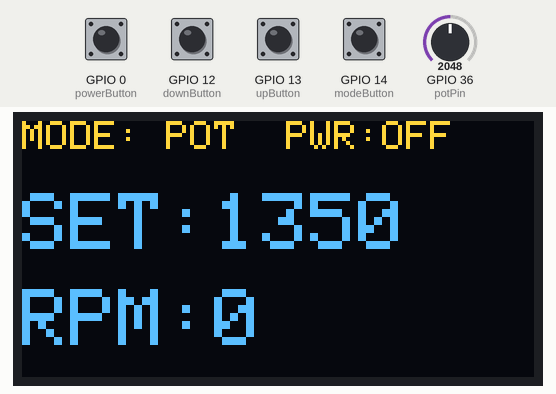
Recording of a sketch running on a simulated ESP32. Parts: 128×64 one-colour display. Inputs (shaded band) come from the test bench; at power-on: GPIO 0 (powerButton), GPIO 12 (downButton), GPIO 13 (upButton), GPIO 14 (modeButton) HIGH, GPIO 36 (potPin) = 2048. The OLED is the two-colour kind (top 16 rows yellow); no radio packets arrive unless stated; what the sketch prints to the serial monitor is not drawn.

Above: at 1.3 s.
1.4 s: GPIO 0 (powerButton) pulled LOW for 0.15 s
At 2.1 s:
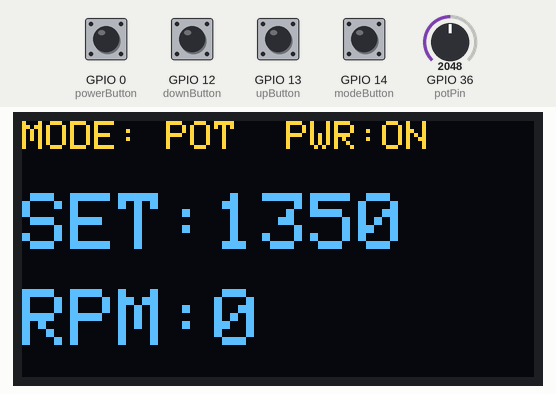
3.0 s: GPIO 14 (modeButton) pulled LOW for 0.15 s
At 3.6 s:
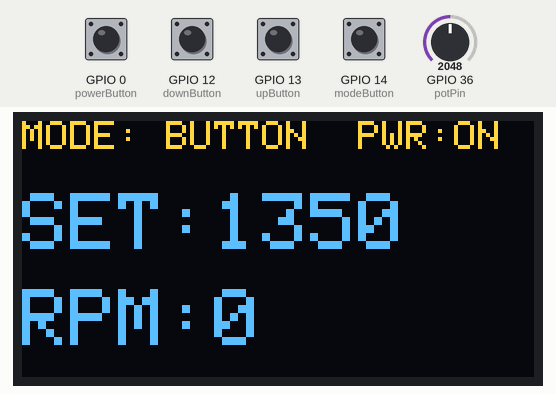
4.6 s: GPIO 0 (powerButton) pulled LOW for 1 s
At 5.9 s:
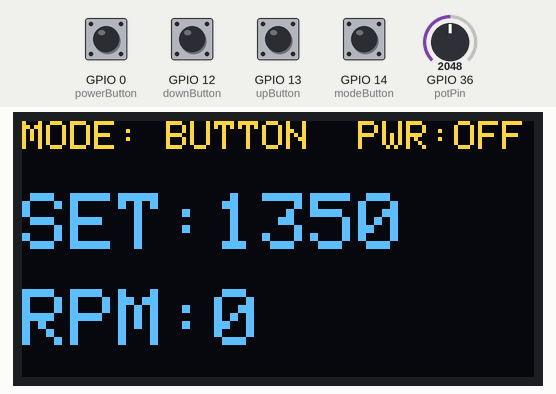
7.1 s: GPIO 12 (downButton) pulled LOW for 0.15 s
At 7.8 s:
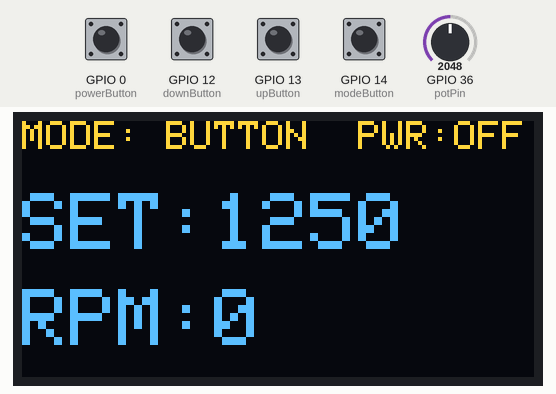
8.7 s: GPIO 14 (modeButton) pulled LOW for 1 s
At 8.79 s:
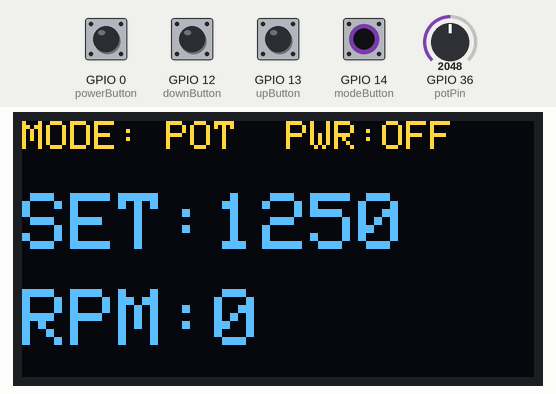
11.2 s: GPIO 36 (potPin) set to 2740
At 12.8 s:
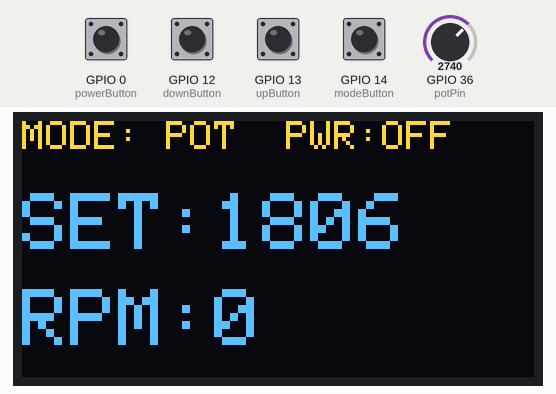
Timing chart, 0 to 13.9 s (numbered marks = the images above; inputs shaded):
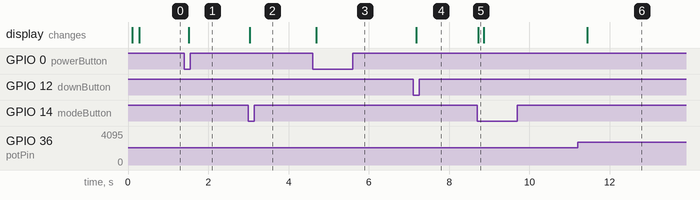

Measured:
- after the input at 1.4 s, the display: changes after 0.12 s (image 1)
- after the input at 3.0 s, the display: changes at once (image 2)
- after the input at 4.6 s, the display: changes after 0.09 s (image 3)
- after the input at 7.1 s, the display: changes after 0.09 s (image 4)
- after the input at 8.7 s, the display: changes at once (image 5)
- after the input at 11.2 s, the display: changes after 0.24 s (image 6)

The sketch:

remote.ino
```cpp
#include <SPI.h>
#include <LoRa.h>
#include <Wire.h>
#include <Adafruit_GFX.h>
#include <Adafruit_SSD1306.h>

// =============================
// LoRa pins
// =============================
#define LORA_SCK   5
#define LORA_MISO  19
#define LORA_MOSI  27
#define LORA_CS    18
#define LORA_RST   23
#define LORA_DIO0  26

// =============================
// OLED
// =============================
#define SCREEN_WIDTH 128
#define SCREEN_HEIGHT 64

Adafruit_SSD1306 display(SCREEN_WIDTH, SCREEN_HEIGHT, &Wire, -1);

// =============================
// Controls
// =============================
const int modeButton  = 14;
const int downButton  = 12;
const int upButton    = 13;
const int powerButton = 0;
const int potPin      = 36;

// =============================
// Variables
// =============================
bool potMode = true;
bool fanPowerOn = false;

int targetRPM = 0;
int feedbackRPM = 0;

bool lastModeState  = HIGH;
bool lastDownState  = HIGH;
bool lastUpState    = HIGH;
bool lastPowerState = HIGH;

unsigned long lastPotSend = 0;

// =============================
// Update OLED
// =============================
void updateDisplay()
{
    display.clearDisplay();
    display.setTextColor(SSD1306_WHITE);

    display.setTextSize(1);
    display.setCursor(0, 0);

    display.print("MODE: ");

    if (potMode)
        display.print("POT");
    else
        display.print("BUTTON");

    display.print("  PWR:");

    if (fanPowerOn)
        display.println("ON");
    else
        display.println("OFF");

    display.setTextSize(2);

    display.setCursor(0, 18);
    display.print("SET:");
    display.print(targetRPM);

    display.setCursor(0, 42);
    display.print("RPM:");
    display.print(feedbackRPM);

    display.display();
}

// =============================
// Send target RPM
// =============================
void sendRPM()
{
    LoRa.beginPacket();
    LoRa.print("RPM=");
    LoRa.print(targetRPM);
    LoRa.endPacket();

    Serial.print("SET RPM: ");
    Serial.println(targetRPM);

    updateDisplay();
}

// =============================
// Send power command
// =============================
void sendPower()
{
    LoRa.beginPacket();
    LoRa.print("POWER=");

    if (fanPowerOn)
        LoRa.print("1");
    else
        LoRa.print("0");

    LoRa.endPacket();

    Serial.print("FAN POWER: ");

    if (fanPowerOn)
        Serial.println("ON");
    else
        Serial.println("OFF");

    updateDisplay();
}

// =============================
// Setup
// =============================
void setup()
{
    Serial.begin(115200);

    pinMode(modeButton, INPUT_PULLUP);
    pinMode(downButton, INPUT_PULLUP);
    pinMode(upButton, INPUT_PULLUP);
    pinMode(powerButton, INPUT_PULLUP);

    pinMode(potPin, INPUT);

    // OLED
    Wire.begin(21, 22);

    if (!display.begin(SSD1306_SWITCHCAPVCC, 0x3C))
    {
        Serial.println("OLED failed");

        while (true);
    }

    display.clearDisplay();
    display.display();

    // LoRa
    SPI.begin(LORA_SCK, LORA_MISO, LORA_MOSI, LORA_CS);

    LoRa.setPins(LORA_CS, LORA_RST, LORA_DIO0);

    if (!LoRa.begin(915E6))
    {
        Serial.println("LoRa failed");

        while (true);
    }

    Serial.println("REMOTE READY");

    updateDisplay();
}

// =============================
// Main loop
// =============================
void loop()
{
    bool modeState  = digitalRead(modeButton);
    bool downState  = digitalRead(downButton);
    bool upState    = digitalRead(upButton);
    bool powerState = digitalRead(powerButton);

    // =========================
    // POWER BUTTON
    // =========================
    if (lastPowerState == HIGH && powerState == LOW)
    {
        fanPowerOn = !fanPowerOn;

        sendPower();

        delay(50);
    }

    lastPowerState = powerState;

    // =========================
    // MODE BUTTON
    // =========================
    if (lastModeState == HIGH && modeState == LOW)
    {
        potMode = !potMode;

        Serial.print("MODE: ");

        if (potMode)
            Serial.println("POT");
        else
            Serial.println("BUTTON");

        updateDisplay();

        delay(50);
    }

    lastModeState = modeState;

    // =========================
    // POT MODE
    // =========================
    if (potMode)
    {
        if (millis() - lastPotSend >= 200)
        {
            int rawPot = analogRead(potPin);

            targetRPM = map(rawPot, 0, 4095, 0, 2700);

            sendRPM();

            lastPotSend = millis();
        }
    }

    // =========================
    // BUTTON MODE
    // =========================
    else
    {
        if (lastUpState == HIGH && upState == LOW)
        {
            targetRPM += 100;

            if (targetRPM > 2700)
                targetRPM = 2700;

            sendRPM();

            delay(50);
        }

        if (lastDownState == HIGH && downState == LOW)
        {
            targetRPM -= 100;

            if (targetRPM < 0)
                targetRPM = 0;

            sendRPM();

            delay(50);
        }
    }

    lastUpState = upState;
    lastDownState = downState;

    // =========================
    // RECEIVE FAN FEEDBACK
    // =========================
    int packetSize = LoRa.parsePacket();

    if (packetSize)
    {
        String message = "";

        while (LoRa.available())
        {
            message += (char)LoRa.read();
        }

        if (message.startsWith("ACTUAL="))
        {
            feedbackRPM =
                message.substring(7).toInt();

            Serial.print("SET: ");
            Serial.print(targetRPM);

            Serial.print(" | FEEDBACK: ");
            Serial.println(feedbackRPM);

            updateDisplay();
        }
    }
}
```
